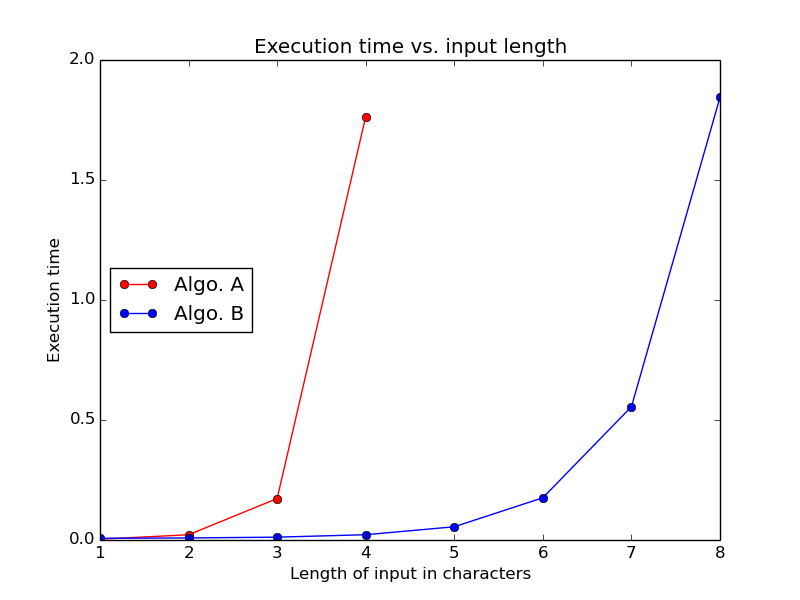

Recreate this plot in Python.
'''
import matplotlib.pyplot as plt

# Column 2 from data table
A_input_chars = [1, 2, 3, 4]
B_input_chars = [1, 2, 3, 4, 5, 6, 7, 8]

# Column 3 and 4 from data table
# Replace list elements with your times
A_time = [0.0068,0.0136,0.195,2.029] 
B_time = [0.0257,0.0385,0.0216,0.0353,0.0721,0.202,0.633,1.938]

fig, ax = plt.subplots(1,1)
# plot(x_list, y_list, "color and style")
ax.plot(A_input_chars, A_time, 'ro-', label='Algorithm A') # red dots
ax.plot(B_input_chars, B_time, 'bo-',label='Algorithm B') # blue dots

# Label and show
ax.set_xlabel ("Length of input in characters")
ax.set_ylabel("Worst case execution time")
ax.set_title("Execution time vs. input length")
ax.legend(loc='center left')
ax.margins(.1)
fig.set_facecolor('white')
fig.show()


'''


import matplotlib
matplotlib.use('Agg')
import matplotlib.pyplot as plt

# Column 2 from data table
A_input_chars = [1, 2, 3, 4]
B_input_chars = [1, 2, 3, 4, 5, 6, 7, 8]

# Column 3 and 4 from data table
# Replace list elements with your times
A_time = [
0.00354290008545,
0.0218169689178,
0.172673940659,
1.76431298256
]
B_time = [
0.00706100463867,
0.00862884521484,
0.0118138790131,
0.022068977356,
0.0551450252533,
0.175952911377,
0.555413007736,
1.84425592422
]

fig, ax = plt.subplots(1,1)
# plot(x_list, y_list, "color and style")
ax.plot(A_input_chars, A_time, 'ro-', label='Algo. A') # red dots
ax.plot(B_input_chars, B_time, 'bo-', label='Algo. B') # blue dots

# Label and show
ax.set_xlabel ("Length of input in characters")
ax.set_ylabel("Execution time")
ax.set_title("Execution time vs. input length")
ax.legend(loc='center left') # Show and place the legend fig.set_facecolor('white')
fig.savefig('graph_data')
